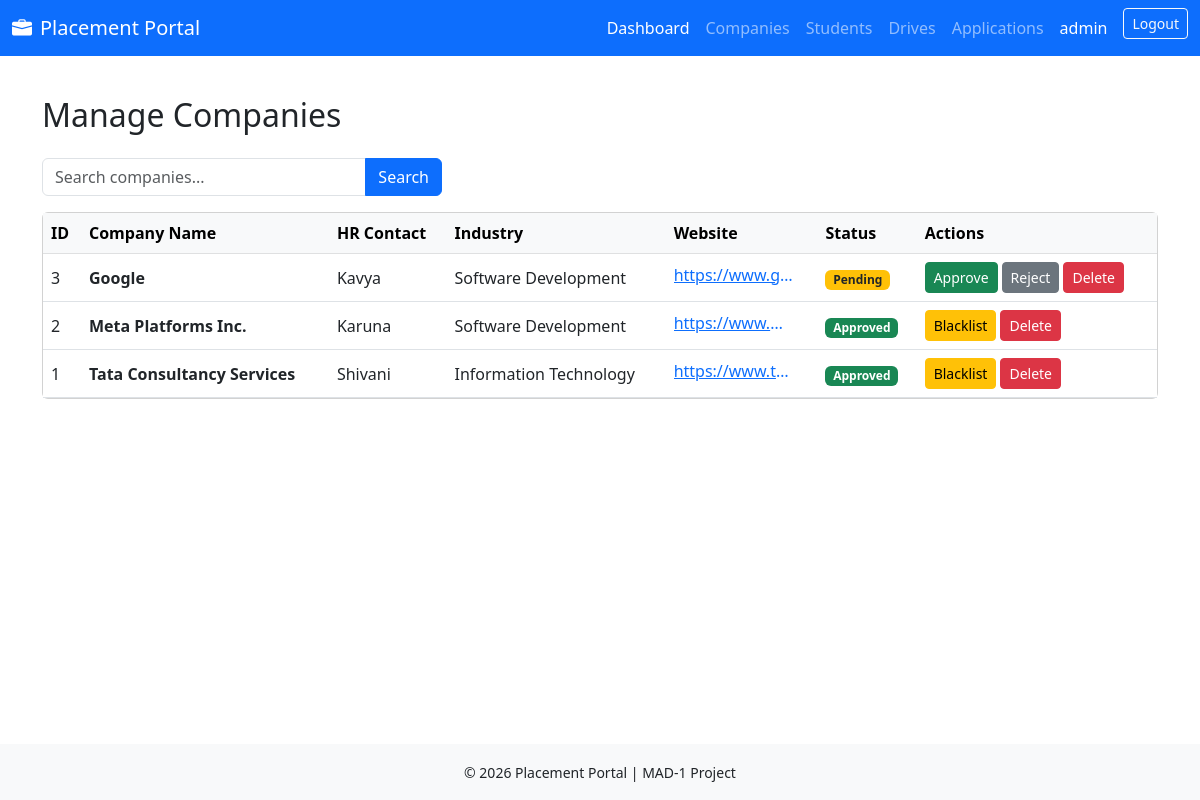
Screenshot of /admin/companies (signed in) with the database file from the repository.
### app/models.py (models this page shows, shortened)
class User(db.Model, UserMixin):
    __tablename__ = 'users'
    id = db.Column(db.Integer, primary_key=True)
    username = db.Column(db.String(50), unique=True,nullable=False)
    email = db.Column(db.String(120), unique=True,nullable=False)
    password = db.Column(db.String(200),nullable=False)
    role = db.Column(db.String(20),nullable=False)
    active= db.Column(db.Boolean,default=True)
    is_blacklisted=db.Column(db.Boolean,default=False)
    created_at= db.Column(db.DateTime, default=datetime.utcnow)
    student_profile= db.relationship('Student' , backref='user', uselist= False, cascade='all,delete-orphan')
    company_profile= db.relationship('Company' , backref='user', uselist= False, cascade='all,delete-orphan')
    @property
    def is_active(self):
        return self.active and not self.is_blacklisted

class Company(db.Model):
    __tablename__='companies'
    id         = db.Column(db.Integer,primary_key=True)
    user_id    = db.Column(db.Integer,db.ForeignKey('users.id'),nullable=False)
    company_name = db.Column(db.String(100),nullable=False)
    hr_contact  = db.Column(db.String(100))
    website     = db.Column(db.String(200))
    description = db.Column(db.Text)
    industry    = db.Column(db.String(100))
    approval_status = db.Column(db.String(20))
    drives = db.relationship('PlacementDrive', backref='company',lazy=True,cascade='all,delete-orphan')

### app/routes/admin.py (the view)
@admin_bp.route('/companies')
@login_required
@admin_required
def companies():
    search = request.args.get('search','').strip()
    query = Company.query
    if search:
        query = query.filter(Company.company_name.ilike(f'%{search}%'))
    companies_list=query.order_by(Company.id.desc()).all()
    return render_template('admin/companies.html', companies=companies_list,search=search)

### app/models.py (called while the page is built)
@login_manager.user_loader
def load_user(user_id):
    return User.query.get(int(user_id))

### app/routes/admin.py (called while the page is built)
def admin_required(f):
    @wraps(f)
    def decorated_function(*args, **kwargs):
        if not current_user.is_authenticated or current_user.role != 'admin':
            flash('Admin access required.', 'danger')
            return redirect(url_for('auth.login'))
        return f(*args, **kwargs)
    return decorated_function

### app/templates/admin/companies.html (shortened to what this page needs)
{% extends 'base.html' %}
{% block content %}
<h2 class="mb-4">Manage Companies</h2>
<form method="GET" action="{{ url_for('admin.companies') }}" class="mb-3">
    <div class="input-group" style="max-width: 400px;">
        <input type="text" name="search" class="form-control" placeholder="Search companies..." value="{{ search }}">
        <button type="submit" class="btn btn-primary">Search</button>
    </div>
</form>
<div class="card">
    <div class="card-body p-0">
        <div class="table-responsive">
            <table class="table table-hover mb-0 align-middle">
                <thead class="table-light">
                    <tr>
                        <th>ID</th>
                        <th>Company Name</th>
                        <th>HR Contact</th>
                        <th>Industry</th>
                        <th>Website</th>
                        <th>Status</th>
                        <th>Actions</th>
                    </tr>
                </thead>
                <tbody>
                    {% for company in companies %}
                    <tr>
                        <td>{{ company.id }}</td>
                        <td>
                            <strong>{{ company.company_name }}</strong>
                        </td>
                        <td>{{ company.hr_contact or '—' }}</td>
                        <td>{{ company.industry or '—' }}</td>
                        <td>
                            {% if company.website %}
                                <a href="{{ company.website }}" target="_blank" class="text-truncate d-inline-block" style="max-width:120px;">
                                    {{ company.website }}
                                </a>
                            {% else %}—{% endif %}
                        </td>
                        <td>
                            {% if company.approval_status == 'approved' %}
                                <span class="badge bg-success">Approved</span>
                            {% elif company.approval_status == 'pending' %}
                                <span class="badge bg-warning text-dark">Pending</span>
                            {% elif company.approval_status == 'rejected' %}
                                <span class="badge bg-secondary">Rejected</span>
                            {% elif company.approval_status == 'blacklisted' %}
                                <span class="badge bg-dark">Blacklisted</span>
                            {% endif %}
                        </td>
                        <td>
                            <div class="d-flex gap-1 flex-wrap">
                                {% if company.approval_status == 'pending' %}
                                <a href="{{ url_for('admin.approve_company', company_id=company.id) }}"
                                   class="btn btn-sm btn-success">Approve</a>
                                <a href="{{ url_for('admin.reject_company', company_id=company.id) }}"
                                   class="btn btn-sm btn-secondary">Reject</a>
                                {% endif %}
                                {% if company.approval_status == 'approved' %}
                                <a href="{{ url_for('admin.blacklist_company', company_id=company.id) }}"
                                   class="btn btn-sm btn-warning">
                                Blacklist</a>
                                {% endif %}
                                <form method="POST" action="{{ url_for('admin.delete_company', company_id=company.id) }}"
                                      style="display:inline;">
                                    <button type="submit" class="btn btn-sm btn-danger">Delete</button>
                                </form>
                            </div>
                        </td>
                    </tr>
                    {% else %}
                    <tr>
                        <td colspan="7" class="text-center text-muted py-4">No companies found.</td>
                    </tr>
                    {% endfor %}
                </tbody>
            </table>
        </div>
    </div>
</div>
{% endblock %}

### app/templates/base.html (shortened to what this page needs)
<!DOCTYPE html>
<html lang="en">
<head>
    <link href="https://cdn.jsdelivr.net/npm/bootstrap@5.3.0/dist/css/bootstrap.min.css" rel="stylesheet">
    <link href="https://cdn.jsdelivr.net/npm/bootstrap-icons@1.11.3/font/bootstrap-icons.css" rel="stylesheet">
</head>
<body>
<nav class="navbar navbar-dark bg-primary">
    <div class="container-fluid">
        <a class="navbar-brand d-flex align-items-center" href="{{ url_for('auth.index') }}">
            <i class="bi bi-briefcase-fill me-2"></i>
            Placement Portal
        </a>
        <div>
            <ul class="navbar-nav flex-row gap-3">
                {% if current_user.is_authenticated %}
                    {% if current_user.role == 'admin' %}
                        <li class="nav-item">
                            <a class="nav-link text-white" href="{{ url_for('admin.dashboard') }}">Dashboard</a>
                        </li>
                        <li class="nav-item">
                            <a class="nav-link" href="{{ url_for('admin.companies') }}">Companies</a>
                        </li>
                        <li class="nav-item">
                            <a class="nav-link" href="{{ url_for('admin.students') }}">Students</a>
                        </li>
                        <li class="nav-item">
                            <a class="nav-link" href="{{ url_for('admin.drives') }}">Drives</a>
                        </li>
                        <li class="nav-item">
                            <a class="nav-link" href="{{ url_for('admin.applications') }}">Applications</a>
                        </li>
                    {% endif %}
                    <li class="nav-item">
                        <span class="nav-link text-white">{{ current_user.username }}</span>
                    </li>
                    <li class="nav-item">
                        <a class="btn btn-outline-light btn-sm" href="{{ url_for('auth.logout') }}">Logout</a>
                    </li>
                {% endif %}
            </ul>
        </div>
    </div>
</nav>
<main class="container mt-4">
    {% block content %}
    {% endblock %}
</main>
<footer class="bg-light text-center py-3 mt-4">
    <small>© 2026 Placement Portal | MAD-1 Project</small>
</footer>
</body>
</html>

### app/templates/base.html (style rules this page uses)
body { min-height: 100vh; display: flex; flex-direction: column; }
main { flex: 1; }

### rows the page displays
User: username "admin"
Company: id "3", company_name "Google", hr_contact "Kavya", industry "Software Development", website "https://www.g…", approval_status "Pending"
Company: id "2", company_name "Meta Platforms Inc.", hr_contact "Karuna", industry "Software Development", website "https://www.…", approval_status "Approved"
Company: id "1", company_name "Tata Consultancy Services", hr_contact "Shivani", industry "Information Technology", website "https://www.t…", approval_status "Approved"
